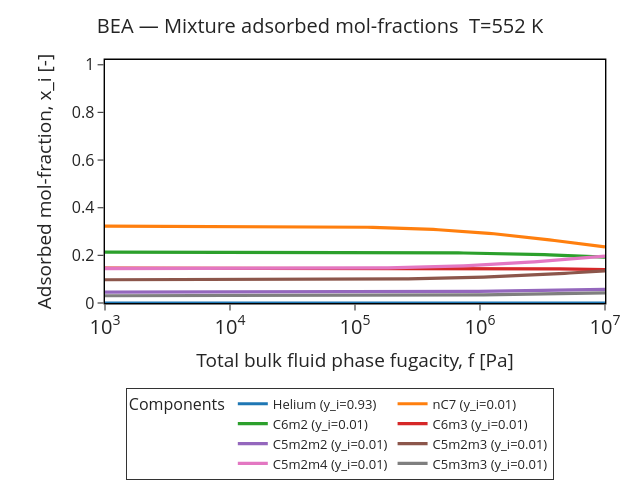

Write notebook code for a chart like this one.
### Markdown cell above
## Adsorbed-phase mole fractions

### Code cell
fig = plotter.mixture_adsorbed_molfractions(include_carrier_gas=True)
fig
